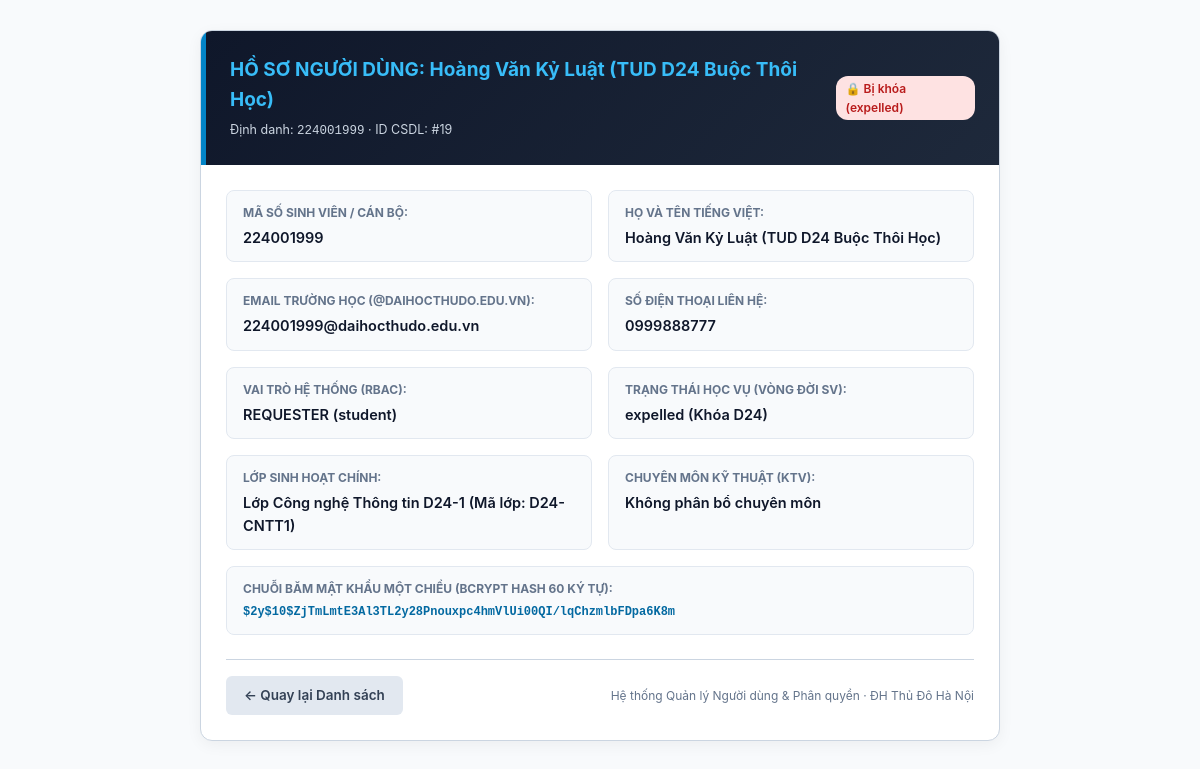
Page /TranLinh/user_detail.php?id=19 (signed in) on the earlier database version.
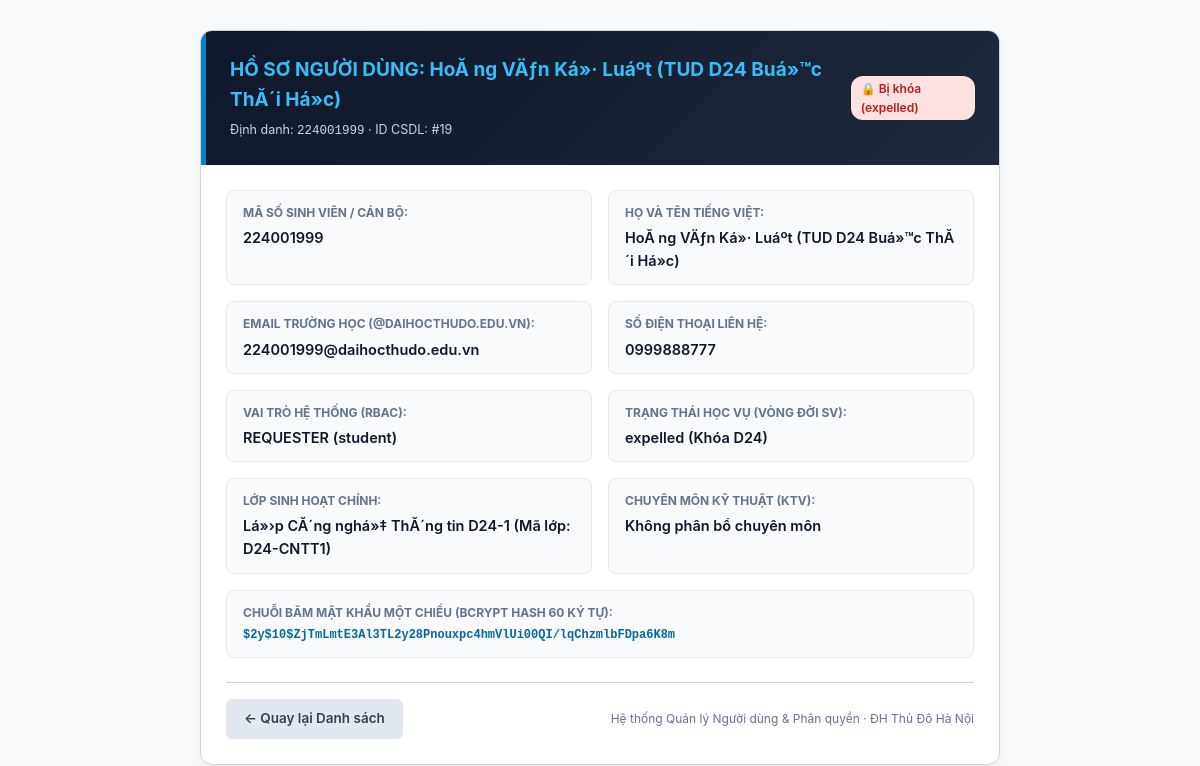
Same page on the later database version.
### tables this page shows
CREATE TABLE `users` (
  `id` int(10) unsigned NOT NULL AUTO_INCREMENT,
  `user_code` varchar(30) NOT NULL,
  `name` varchar(100) NOT NULL,
  `email` varchar(190) NOT NULL,
  `personal_email` varchar(190) DEFAULT NULL,
  `password_hash` varchar(255) NOT NULL,
  `role` enum('requester','agent','admin') NOT NULL DEFAULT 'requester',
  `user_type` enum('student','lecturer','staff') NOT NULL DEFAULT 'student',
  `department` varchar(100) DEFAULT NULL,
  `phone` varchar(20) DEFAULT NULL,
  `class_id` int(10) unsigned DEFAULT NULL,
  `cohort` varchar(20) DEFAULT 'D24',
  `academic_status` enum('studying','graduated','expelled','suspended') NOT NULL DEFAULT 'studying',
  `specialty_category_id` int(10) unsigned DEFAULT NULL,
  `max_capacity` tinyint(3) unsigned NOT NULL DEFAULT 5,
  `active_tickets_count` tinyint(3) unsigned NOT NULL DEFAULT 0,
  `is_on_duty` tinyint(1) NOT NULL DEFAULT 1,
  `failed_attempts` tinyint(3) unsigned NOT NULL DEFAULT 0,
  `locked_until` datetime DEFAULT NULL,
  `is_active` tinyint(1) NOT NULL DEFAULT 1,
  `lock_reason` enum('none','brute_force','violation','expelled','tuition_debt','graduated') NOT NULL DEFAULT 'none',
  `is_first_login` tinyint(1) NOT NULL DEFAULT 1,
  `created_at` datetime NOT NULL DEFAULT current_timestamp(),
  `updated_at` datetime NOT NULL DEFAULT current_timestamp() ON UPDATE current_timestamp(),
  `avatar_path` varchar(255) DEFAULT NULL,
  PRIMARY KEY (`id`),
  UNIQUE KEY `uq_users_user_code` (`user_code`),
  UNIQUE KEY `uq_users_email` (`email`),
  KEY `fk_users_class` (`class_id`),
  KEY `fk_users_specialty_category` (`specialty_category_id`),
  KEY `idx_agent_dispatch` (`role`,`is_active`,`is_on_duty`,`specialty_category_id`,`active_tickets_count`),
  KEY `idx_user_lookup` (`user_code`,`user_type`,`academic_status`),
  KEY `idx_cohort_filter` (`cohort`,`academic_status`),
  CONSTRAINT `fk_users_class` FOREIGN KEY (`class_id`) REFERENCES `classes` (`id`) ON DELETE SET NULL,
  CONSTRAINT `fk_users_specialty_category` FOREIGN KEY (`specialty_category_id`) REFERENCES `categories` (`id`) ON DELETE SET NULL
);

### TranLinh/UserRepository.php (called while the page is built, shortened)
<?php
class UserRepository {
    public static function findById(int $id): ?array {
        $pdo = db();
        $sql = "SELECT
                    u.*,
                    COALESCE(c.class_code, 'N/A') AS class_code,
                    COALESCE(c.name, 'Không thuộc lớp sinh hoạt') AS class_name,
                    COALESCE(cat.name, 'Không phân bổ chuyên môn') AS specialty_name
                FROM users u
                LEFT JOIN classes c ON c.id = u.class_id
                LEFT JOIN categories cat ON cat.id = u.specialty_category_id
                WHERE u.id = :id
                LIMIT 1";
        $stmt = $pdo->prepare($sql);
        $stmt->execute([':id' => $id]);
        $user = $stmt->fetch();
        return $user ?: null;
    }
}

### TranLinh/user_detail.php (the view, shortened to what this page needs)
<?php
require_once __DIR__ . '/UserRepository.php';
$id = (int)($_GET['id'] ?? 0);
$user = UserRepository::findById($id);
?>
<!DOCTYPE html>
<html lang="vi">
<head>
</head>
<body>
<div class="container">
    <div class="card">
        <div class="card-header">
            <div>
                <h2>HỒ SƠ NGƯỜI DÙNG: <?= htmlspecialchars($user['name']) ?></h2>
                <p style="font-size: 12.5px; color: #cbd5e1; margin-top: 4px;">Định danh: <code><?= htmlspecialchars($user['user_code']) ?></code> · ID CSDL: #<?= $user['id'] ?></p>
            </div>
            <div>
                <?php if ($user['is_active'] == 1): ?>
                    <span class="badge badge-active">● Đang hoạt động</span>
                <?php else: ?>
                    <span class="badge badge-locked">🔒 Bị khóa (<?= htmlspecialchars($user['lock_reason']) ?>)</span>
                <?php endif; ?>
            </div>
        </div>
        <div class="card-body">
            <div class="info-grid">
                <div class="info-item">
                    <div class="info-label">Mã số sinh viên / Cán bộ:</div>
                    <div class="info-value"><?= htmlspecialchars($user['user_code']) ?></div>
                </div>
                <div class="info-item">
                    <div class="info-label">Họ và tên tiếng Việt:</div>
                    <div class="info-value"><?= htmlspecialchars($user['name']) ?></div>
                </div>
                <div class="info-item">
                    <div class="info-label">Email trường học (@daihocthudo.edu.vn):</div>
                    <div class="info-value"><?= htmlspecialchars($user['email']) ?></div>
                </div>
                <div class="info-item">
                    <div class="info-label">Số điện thoại liên hệ:</div>
                    <div class="info-value"><?= htmlspecialchars($user['phone'] ?: 'Chưa cập nhật') ?></div>
                </div>
                <div class="info-item">
                    <div class="info-label">Vai trò hệ thống (RBAC):</div>
                    <div class="info-value"><?= strtoupper($user['role']) ?> (<?= htmlspecialchars($user['user_type']) ?>)</div>
                </div>
                <div class="info-item">
                    <div class="info-label">Trạng thái học vụ (Vòng đời SV):</div>
                    <div class="info-value"><?= htmlspecialchars($user['academic_status']) ?> (Khóa <?= htmlspecialchars($user['cohort'] ?: 'N/A') ?>)</div>
                </div>
                <div class="info-item">
                    <div class="info-label">Lớp sinh hoạt chính:</div>
                    <div class="info-value"><?= htmlspecialchars($user['class_name']) ?> (Mã lớp: <?= htmlspecialchars($user['class_code']) ?>)</div>
                </div>
                <div class="info-item">
                    <div class="info-label">Chuyên môn kỹ thuật (KTV):</div>
                    <div class="info-value"><?= htmlspecialchars($user['specialty_name']) ?></div>
                </div>
                <div class="info-item" style="grid-column: span 2;">
                    <div class="info-label">Chuỗi băm mật khẩu một chiều (Bcrypt Hash 60 ký tự):</div>
                    <div class="info-value" style="font-family: monospace; font-size: 12px; color: #0369a1;">
                        <?= htmlspecialchars($user['password_hash']) ?>
                    </div>
                </div>
            </div>
            <div style="display: flex; justify-content: space-between; align-items: center; border-top: 1px solid var(--border-color); padding-top: 16px;">
                <a href="users.php" class="btn btn-secondary">← Quay lại Danh sách</a>
                <span style="font-size: 12px; color: var(--text-muted);">Hệ thống Quản lý Người dùng & Phân quyền · ĐH Thủ Đô Hà Nội</span>
            </div>
        </div>
    </div>
</div>
</body>
</html>

Differences in the rows shown:
changed users "224001999@daihocthudo.edu.vn": name "Hoàng Văn Kỷ Luật (TUD D24 Buộc Thôi Học)" → "HoĂ ng VÄƒn Ká»· Luáº­t (TUD D24 Buá»™c ThĂ´i Há»c)"
Other differences:
$user['class_name']: "Lớp Công nghệ Thông tin D24-1" → "Lá»›p CĂ´ng nghá»‡ ThĂ´ng tin D24-1"
